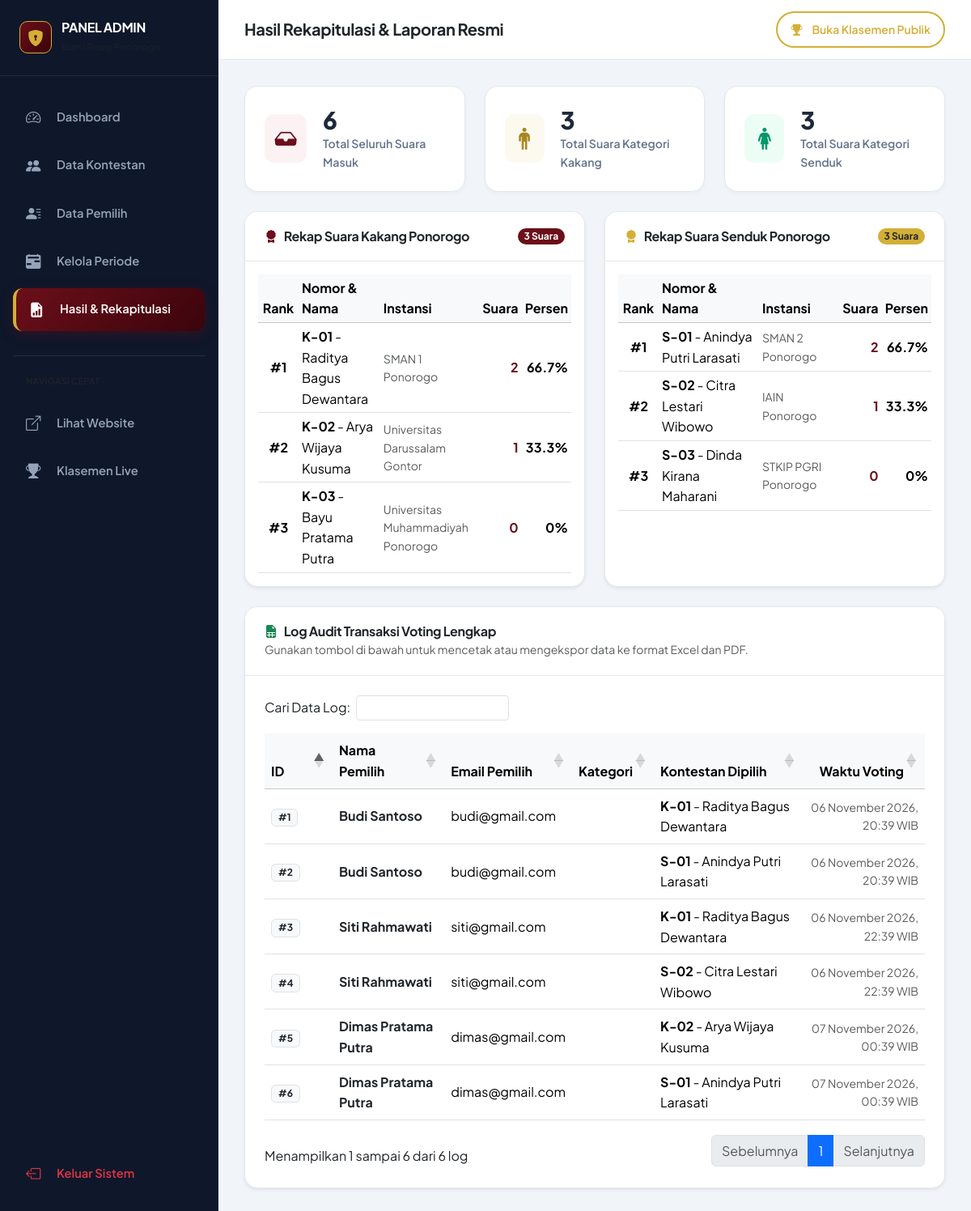
The page /admin/hasil-voting.php (signed in) on the database its author committed.
### tables this page shows
CREATE TABLE `voting` (
  `id` INT AUTO_INCREMENT PRIMARY KEY,
  `user_id` INT NOT NULL,
  `kontestan_id` INT NOT NULL,
  `kategori` ENUM('Kakang', 'Senduk') NOT NULL,
  `created_at` DATETIME NOT NULL DEFAULT CURRENT_TIMESTAMP,
  UNIQUE KEY `unique_user_kategori` (`user_id`, `kategori`),
  CONSTRAINT `fk_voting_users` FOREIGN KEY (`user_id`) REFERENCES `users` (`id`) ON DELETE CASCADE ON UPDATE CASCADE,
  CONSTRAINT `fk_voting_kontestan` FOREIGN KEY (`kontestan_id`) REFERENCES `kontestan` (`id`) ON DELETE CASCADE ON UPDATE CASCADE
);

CREATE TABLE `users` (
  `id` INT AUTO_INCREMENT PRIMARY KEY,
  `nama` VARCHAR(100) NOT NULL,
  `email` VARCHAR(100) NOT NULL UNIQUE,
  `no_hp` VARCHAR(20) NOT NULL,
  `password` VARCHAR(255) NOT NULL,
  `role` ENUM('admin', 'pemilih') NOT NULL DEFAULT 'pemilih',
  `created_at` TIMESTAMP NOT NULL DEFAULT CURRENT_TIMESTAMP
);

CREATE TABLE `kontestan` (
  `id` INT AUTO_INCREMENT PRIMARY KEY,
  `nomor_peserta` VARCHAR(10) NOT NULL,
  `nama` VARCHAR(100) NOT NULL,
  `kategori` ENUM('Kakang', 'Senduk') NOT NULL,
  `ttl` VARCHAR(100) NOT NULL,
  `foto` VARCHAR(255) NOT NULL,
  `asal_instansi` VARCHAR(150) NOT NULL,
  `visi` TEXT NOT NULL,
  `misi` TEXT NOT NULL,
  `prestasi` TEXT NOT NULL,
  `deskripsi` TEXT NOT NULL,
  `created_at` TIMESTAMP NOT NULL DEFAULT CURRENT_TIMESTAMP
);

### config/koneksi.php (called while the page is built, shortened)
<?php
function format_tanggal_indo($datetime, $show_time = true) {
    $timestamp = strtotime($datetime);
    $bulan_indo = [
        1 => 'Januari', 'Februari', 'Maret', 'April', 'Mei', 'Juni',
        'Juli', 'Agustus', 'September', 'Oktober', 'November', 'Desember'
    ];
    $hari = date('d', $timestamp);
    $bulan = $bulan_indo[(int)date('m', $timestamp)];
    $tahun = date('Y', $timestamp);
    $waktu = date('H:i', $timestamp) . ' WIB';
    if ($show_time) {
        return "$hari $bulan $tahun, $waktu";
    }
    return "$hari $bulan $tahun";
}

### admin/hasil-voting.php (the view, shortened to what this page needs)
<?php
require_once __DIR__ . '/../config/koneksi.php';
$total_kakang = 0;
$res_k = $conn->query("SELECT COUNT(*) AS total FROM voting WHERE kategori = 'Kakang'");
if ($r = $res_k->fetch_assoc()) $total_kakang = (int)$r['total'];
$total_senduk = 0;
$res_s = $conn->query("SELECT COUNT(*) AS total FROM voting WHERE kategori = 'Senduk'");
if ($r = $res_s->fetch_assoc()) $total_senduk = (int)$r['total'];
$total_semua = $total_kakang + $total_senduk;
$rekap_kakang = [];
$res_rk = $conn->query("
    SELECT k.nomor_peserta, k.nama, k.asal_instansi, COUNT(v.id) AS total_suara
    FROM kontestan k
    LEFT JOIN voting v ON k.id = v.kontestan_id
    WHERE k.kategori = 'Kakang'
    GROUP BY k.id
    ORDER BY total_suara DESC, k.nomor_peserta ASC
");
$rank_k = 1;
while ($row = $res_rk->fetch_assoc()) {
    $row['rank'] = $rank_k++;
    $row['persen'] = ($total_kakang > 0) ? round(($row['total_suara'] / $total_kakang) * 100, 1) : 0;
    $rekap_kakang[] = $row;
}
$rekap_senduk = [];
$res_rs = $conn->query("
    SELECT k.nomor_peserta, k.nama, k.asal_instansi, COUNT(v.id) AS total_suara
    FROM kontestan k
    LEFT JOIN voting v ON k.id = v.kontestan_id
    WHERE k.kategori = 'Senduk'
    GROUP BY k.id
    ORDER BY total_suara DESC, k.nomor_peserta ASC
");
$rank_s = 1;
while ($row = $res_rs->fetch_assoc()) {
    $row['rank'] = $rank_s++;
    $row['persen'] = ($total_senduk > 0) ? round(($row['total_suara'] / $total_senduk) * 100, 1) : 0;
    $rekap_senduk[] = $row;
}
$log_voting = [];
$res_log = $conn->query("
    SELECT v.id, v.created_at, v.kategori, u.nama AS nama_pemilih, u.email AS email_pemilih,
           k.nomor_peserta, k.nama AS nama_kontestan
    FROM voting v
    JOIN users u ON v.user_id = u.id
    JOIN kontestan k ON v.kontestan_id = k.id
    ORDER BY v.id DESC
");
while ($row = $res_log->fetch_assoc()) {
    $log_voting[] = $row;
}
?>
<!DOCTYPE html>
<html lang="id">
<head>
  <link href="https://cdn.jsdelivr.net/npm/bootstrap@5.3.2/dist/css/bootstrap.min.css" rel="stylesheet">
  <link rel="stylesheet" href="https://cdn.jsdelivr.net/npm/bootstrap-icons@1.11.3/font/bootstrap-icons.min.css">
  <link rel="stylesheet" href="https://cdn.datatables.net/1.13.7/css/dataTables.bootstrap5.min.css">
  <link rel="stylesheet" href="https://cdn.datatables.net/buttons/2.4.2/css/buttons.bootstrap5.min.css">
  <link rel="stylesheet" href="<?= BASE_URL ?>assets/css/style.css">
</head>
<body>
<div class="admin-layout">
  <?php include __DIR__ . '/sidebar.php'; ?>
  <div class="admin-content">
    <header class="admin-navbar">
      <div class="d-flex align-items-center gap-3">
        <h5 class="fw-bold text-dark mb-0">Hasil Rekapitulasi & Laporan Resmi</h5>
      </div>
      <div class="d-flex gap-2">
        <a href="<?= BASE_URL ?>pages/klasemen.php" target="_blank" class="btn btn-outline-gold btn-sm px-3">
          <i class="bi bi-trophy-fill me-1"></i> Buka Klasemen Publik
        </a>
      </div>
    </header>
    <main class="admin-body">
      <div class="row g-4 mb-4">
        <div class="col-12 col-md-4">
          <div class="stat-card">
            <div class="stat-icon icon-maroon"><i class="bi bi-inbox-fill"></i></div>
            <div class="stat-info">
              <h3><?= $total_semua ?></h3>
              <p>Total Seluruh Suara Masuk</p>
            </div>
          </div>
        </div>
        <div class="col-12 col-md-4">
          <div class="stat-card">
            <div class="stat-icon icon-gold"><i class="bi bi-person-standing"></i></div>
            <div class="stat-info">
              <h3><?= $total_kakang ?></h3>
              <p>Total Suara Kategori Kakang</p>
            </div>
          </div>
        </div>
        <div class="col-12 col-md-4">
          <div class="stat-card">
            <div class="stat-icon icon-emerald"><i class="bi bi-person-standing-dress"></i></div>
            <div class="stat-info">
              <h3><?= $total_senduk ?></h3>
              <p>Total Suara Kategori Senduk</p>
            </div>
          </div>
        </div>
      </div>
      <div class="row g-4 mb-4">
        <div class="col-12 col-lg-6">
          <div class="card card-table shadow-sm h-100">
            <div class="card-header">
              <h6 class="fw-bold mb-0 text-dark">
                <i class="bi bi-award-fill text-maroon me-2"></i>Rekap Suara Kakang Ponorogo
              </h6>
              <span class="badge bg-maroon rounded-pill"><?= $total_kakang ?> Suara</span>
            </div>
            <div class="p-3 table-responsive">
              <table class="table table-sm table-hover align-middle mb-0">
                <thead class="table-light">
                  <tr>
                    <th style="width: 50px;" class="text-center">Rank</th>
                    <th>Nomor & Nama</th>
                    <th>Instansi</th>
                    <th class="text-end">Suara</th>
                    <th class="text-end">Persen</th>
                  </tr>
                </thead>
                <tbody>
                  <?php foreach ($rekap_kakang as $rk): ?>
                    <tr>
                      <td class="text-center fw-bold">#<?= $rk['rank'] ?></td>
                      <td>
                        <b><?= htmlspecialchars($rk['nomor_peserta']) ?></b> - <?= htmlspecialchars($rk['nama']) ?>
                      </td>
                      <td class="small text-muted"><?= htmlspecialchars($rk['asal_instansi']) ?></td>
                      <td class="text-end fw-bold text-maroon"><?= $rk['total_suara'] ?></td>
                      <td class="text-end fw-bold"><?= $rk['persen'] ?>%</td>
                    </tr>
                  <?php endforeach; ?>
                </tbody>
              </table>
            </div>
          </div>
        </div>
        <div class="col-12 col-lg-6">
          <div class="card card-table shadow-sm h-100">
            <div class="card-header">
              <h6 class="fw-bold mb-0 text-dark">
                <i class="bi bi-award-fill text-gold me-2"></i>Rekap Suara Senduk Ponorogo
              </h6>
              <span class="badge bg-gold text-dark rounded-pill"><?= $total_senduk ?> Suara</span>
            </div>
            <div class="p-3 table-responsive">
              <table class="table table-sm table-hover align-middle mb-0">
                <thead class="table-light">
                  <tr>
                    <th style="width: 50px;" class="text-center">Rank</th>
                    <th>Nomor & Nama</th>
                    <th>Instansi</th>
                    <th class="text-end">Suara</th>
                    <th class="text-end">Persen</th>
                  </tr>
                </thead>
                <tbody>
                  <?php foreach ($rekap_senduk as $rs): ?>
                    <tr>
                      <td class="text-center fw-bold">#<?= $rs['rank'] ?></td>
                      <td>
                        <b><?= htmlspecialchars($rs['nomor_peserta']) ?></b> - <?= htmlspecialchars($rs['nama']) ?>
                      </td>
                      <td class="small text-muted"><?= htmlspecialchars($rs['asal_instansi']) ?></td>
                      <td class="text-end fw-bold text-maroon"><?= $rs['total_suara'] ?></td>
                      <td class="text-end fw-bold"><?= $rs['persen'] ?>%</td>
                    </tr>
                  <?php endforeach; ?>
                </tbody>
              </table>
            </div>
          </div>
        </div>
      </div>
      <div class="card card-table shadow-sm">
        <div class="card-header">
          <div>
            <h6 class="fw-bold mb-0 text-dark">
              <i class="bi bi-file-earmark-spreadsheet-fill text-success me-2"></i>Log Audit Transaksi Voting Lengkap
            </h6>
            <small class="text-muted">Gunakan tombol di bawah untuk mencetak atau mengekspor data ke format Excel dan PDF.</small>
          </div>
        </div>
        <div class="p-4 table-responsive">
          <table class="table table-hover align-middle w-100" id="tableLogVoting">
            <thead class="table-light">
              <tr>
                <th style="width: 50px;">ID</th>
                <th>Nama Pemilih</th>
                <th>Email Pemilih</th>
                <th>Kategori</th>
                <th>Kontestan Dipilih</th>
                <th class="text-end">Waktu Voting</th>
              </tr>
            </thead>
            <tbody>
              <?php foreach ($log_voting as $log): ?>
                <tr>
                  <td><span class="badge bg-light text-dark border">#<?= $log['id'] ?></span></td>
                  <td class="fw-bold text-dark"><?= htmlspecialchars($log['nama_pemilih']) ?></td>
                  <td><?= htmlspecialchars($log['email_pemilih']) ?></td>
                  <td>
                    <span class="badge <?= $log['kategori'] === 'Kakang' ? 'badge-kakang' : 'badge-senduk' ?> rounded-pill">
                    </span>
                  </td>
                  <td>
                    <b><?= htmlspecialchars($log['nomor_peserta']) ?></b> - <?= htmlspecialchars($log['nama_kontestan']) ?>
                  </td>
                  <td class="text-end text-muted small"><?= format_tanggal_indo($log['created_at']) ?></td>
                </tr>
              <?php endforeach; ?>
            </tbody>
          </table>
        </div>
      </div>
    </main>
  </div>
</div>
</body>
</html>

### assets/css/style.css (style rules this page uses)
:root { --font-main: 'Plus Jakarta Sans', -apple-system, BlinkMacSystemFont, 'Segoe UI', Roboto, sans-serif; --font-serif: 'Playfair Display', Georgia, serif; --primary-maroon: #6B0F1A; --primary-maroon-dark: #4A0810; --primary-maroon-light: #8E1B29; --primary-maroon-soft: #FDF2F3; --royal-gold: #D4AF37; --royal-gold-dark: #A98622; --royal-gold-light: #F6E6B4; --royal-gold-soft: #FCF9EE; --dark-charcoal: #1E293B; --slate-dark: #0F172A; --slate-muted: #64748B; --slate-border: #E2E8F0; --bg-clean: #F8FAFC; --bg-white: #FFFFFF; --grad-maroon: linear-gradient(135deg, #6B0F1A 0%, #3B040B 100%); --grad-gold: linear-gradient(135deg, #ECC860 0%, #D4AF37 50%, #A98622 100%); --grad-hero: linear-gradient(135deg, rgba(20, 2, 5, 0.94) 0%, rgba(74, 8, 16, 0.90) 50%, rgba(15, 23, 42, 0.95) 100%); --grad-kakang: linear-gradient(135deg, #6B0F1A 0%, #A31E2C 100%); --grad-senduk: linear-gradient(135deg, #B83253 0%, #D4AF37 100%); --grad-podium-1: linear-gradient(180deg, #FFE894 0%, #D4AF37 100%); --grad-podium-2: linear-gradient(180deg, #E2E8F0 0%, #94A3B8 100%); --grad-podium-3: linear-gradient(180deg, #F3BA88 0%, #C06C3E 100%); --shadow-sm: 0 2px 4px rgba(30, 41, 59, 0.04); --shadow-md: 0 8px 20px rgba(30, 41, 59, 0.08); --shadow-lg: 0 16px 36px rgba(107, 15, 26, 0.12); --shadow-hover: 0 22px 45px rgba(107, 15, 26, 0.22); --shadow-gold: 0 10px 25px rgba(212, 175, 55, 0.35); --glass-bg: rgba(255, 255, 255, 0.92); --glass-border: rgba(212, 175, 55, 0.25); --glass-blur: blur(14px); --radius-sm: 8px; --radius-md: 12px; --radius-lg: 16px; --radius-xl: 24px; --radius-pill: 50px; --transition-normal: all 0.3s cubic-bezier(0.4, 0, 0.2, 1); }
* { box-sizing: border-box; }
body { font-family: var(--font-main); background-color: var(--bg-clean); color: var(--dark-charcoal); line-height: 1.6; min-height: 100vh; display: flex; flex-direction: column; overflow-x: hidden; }
main { flex: 1 0 auto; }
h1, h2, h3, h4, h5, h6 { font-weight: 700; color: var(--dark-charcoal); letter-spacing: -0.02em; }
.text-maroon { color: var(--primary-maroon) !important; }
.text-gold { color: var(--royal-gold) !important; }
.bg-maroon { background-color: var(--primary-maroon) !important; }
.bg-gold { background-color: var(--royal-gold) !important; }
.btn { font-weight: 600; border-radius: var(--radius-pill); padding: 0.65rem 1.6rem; transition: var(--transition-normal); display: inline-flex; align-items: center; justify-content: center; gap: 8px; border: none; }
.btn-outline-gold { background: transparent; color: var(--royal-gold) !important; border: 2px solid var(--royal-gold); }
.admin-layout { display: flex; min-height: 100vh; }
.admin-content { flex: 1; background: #F1F5F9; display: flex; flex-direction: column; min-width: 0; }
.admin-navbar { background: #FFFFFF; border-bottom: 1px solid var(--slate-border); padding: 0.85rem 2rem; display: flex; align-items: center; justify-content: space-between; }
.admin-body { padding: 2rem; flex: 1; }
.stat-card { background: #FFFFFF; border-radius: var(--radius-lg); border: 1px solid var(--slate-border); padding: 1.5rem; box-shadow: var(--shadow-sm); display: flex; align-items: center; gap: 20px; transition: var(--transition-normal); }
.stat-icon { width: 60px; height: 60px; border-radius: var(--radius-md); display: flex; align-items: center; justify-content: center; font-size: 1.7rem; }
.stat-icon.icon-maroon { background: var(--primary-maroon-soft); color: var(--primary-maroon); }
.stat-icon.icon-gold { background: var(--royal-gold-soft); color: var(--royal-gold-dark); }
.stat-icon.icon-emerald { background: #ECFDF5; color: #059669; }
.stat-info h3 { font-size: 1.85rem; font-weight: 800; margin: 0; line-height: 1.2; }
.stat-info p { color: var(--slate-muted); font-size: 0.88rem; font-weight: 600; margin: 0; }
.card-table { background: #FFFFFF; border-radius: var(--radius-lg); border: 1px solid var(--slate-border); box-shadow: var(--shadow-sm); overflow: hidden; }
.card-table .card-header { background: #FFFFFF; border-bottom: 1px solid var(--slate-border); padding: 1.25rem 1.5rem; display: flex; align-items: center; justify-content: space-between; }

### rows shown on the page
voting: id "6", user.nama "Dimas Pratama Putra", user.email "dimas@gmail.com", kontestan.nomor_peserta "S-01", kontestan.nama "Anindya Putri Larasati", created_at "07 November 2026, 00:39 WIB"
voting: id "5", user.nama "Dimas Pratama Putra", user.email "dimas@gmail.com", kontestan.nomor_peserta "K-02", kontestan.nama "Arya Wijaya Kusuma", created_at "07 November 2026, 00:39 WIB"
voting: id "4", user.nama "Siti Rahmawati", user.email "siti@gmail.com", kontestan.nomor_peserta "S-02", kontestan.nama "Citra Lestari Wibowo", created_at "06 November 2026, 22:39 WIB"
voting: id "3", user.nama "Siti Rahmawati", user.email "siti@gmail.com", kontestan.nomor_peserta "K-01", kontestan.nama "Raditya Bagus Dewantara", created_at "06 November 2026, 22:39 WIB"
voting: id "2", user.nama "Budi Santoso", user.email "budi@gmail.com", kontestan.nomor_peserta "S-01", kontestan.nama "Anindya Putri Larasati", created_at "06 November 2026, 20:39 WIB"
voting: id "1", user.nama "Budi Santoso", user.email "budi@gmail.com", kontestan.nomor_peserta "K-01", kontestan.nama "Raditya Bagus Dewantara", created_at "06 November 2026, 20:39 WIB"

### other values the page prints
$total_semua "6"
$total_kakang "3"
$total_senduk "3"
$rk['rank'] "1"
$rk['nomor_peserta'] "K-01"
$rk['nama'] "Raditya Bagus Dewantara"
$rk['asal_instansi'] "SMAN 1 Ponorogo"
$rk['total_suara'] "2"
$rk['persen'] "66.7"
$rk['rank'] "2"
$rk['nomor_peserta'] "K-02"
$rk['nama'] "Arya Wijaya Kusuma"
$rk['asal_instansi'] "Universitas Darussalam Gontor"
$rk['total_suara'] "1"
$rk['persen'] "33.3"
